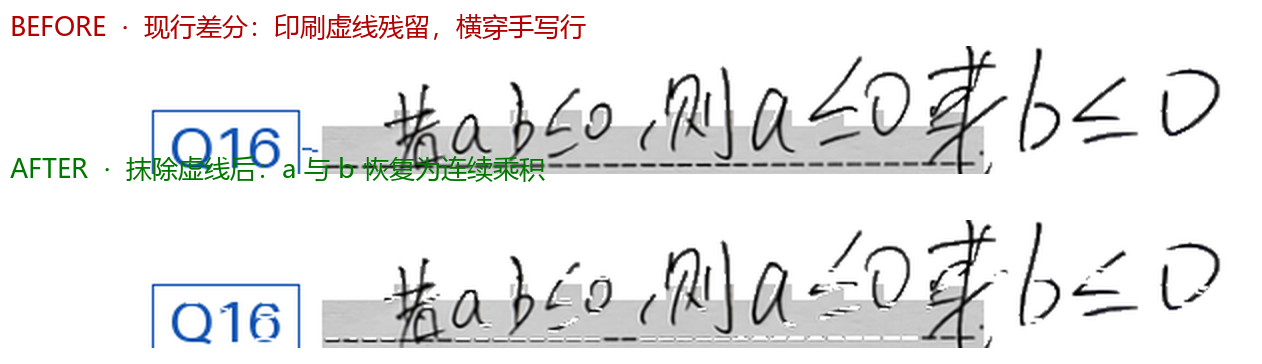
#> input picture evidence/01_difference-vs-raw/case_a_human_truth/samples/S01_dash_removal.png, 1262 x 364 px
$ python -i review_marks.py   (imports and definitions only)
#> lines starting #> are read from the running program, lines starting #| are printed output that depends on the picture
"""Render lightweight teacher review marks over normalized answer boxes."""

from __future__ import annotations

import hashlib
import json
import math
import copy
from pathlib import Path
from typing import Any


def _template_to_target_homography(template_path: str | Path, target_path: str | Path):
    """Estimate a page registration transform for template boxes."""
#> called with target_path = 'out.png'
    try:
        import cv2
        import numpy as np
        from PIL import Image, ImageOps

        # OpenCV's default decoder may apply EXIF orientation depending on the
        # build.  The boxes are rendered on the display image, so load both
        # registration images through the same EXIF-normalized PIL path first.
        def load_gray(path):
            with Image.open(path) as source:
#> source is the input picture: PIL image 1262x364 RGB; mean R, G, B 232.9, 232.8, 232.7
                return np.asarray(ImageOps.exif_transpose(source).convert("L"))
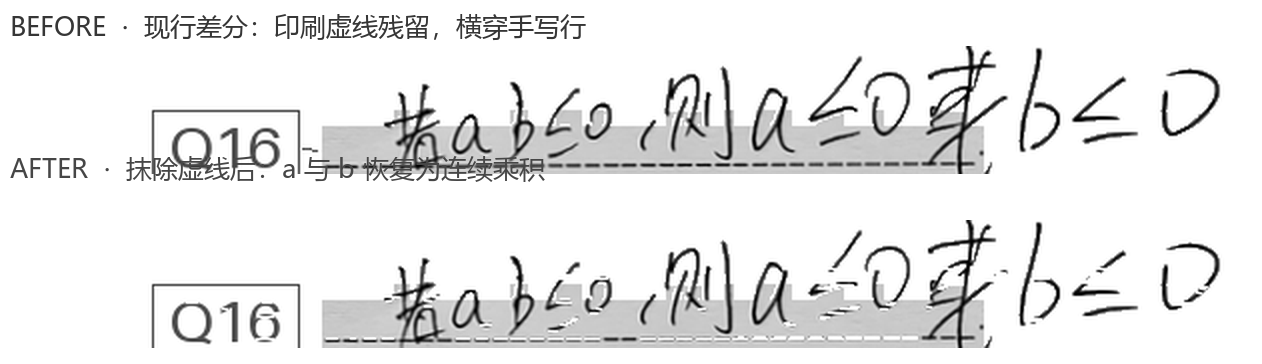
#> returned value: shape (364, 1262); min 0, max 255, mean 232.8

        template = load_gray(template_path)
        target = load_gray(target_path)
        if template is None or target is None or template.size == 0 or target.size == 0:
            return None

        # The old ORB matcher is very sensitive to repeated answer lines and
        # glyphs: it can find many apparently good matches that belong to a
        # different row/column, producing a plausible but wrong homography.
        # SIFT with a ratio test and reprojection/coverage checks is the same
        # family of registration used by template evidence generation and is
        # substantially more stable on ordinary worksheets.
        detector_factory = getattr(cv2, "SIFT_create", None)
        if detector_factory is None:
            return None
        detector = detector_factory(nfeatures=3000)
        key_template, desc_template = detector.detectAndCompute(template, None)
#> key_template = 2529 keypoints; strongest (x, y, size): (254, 34, 2.1), (254, 23, 2.1), (125, 27, 2.1), (425, 87, 4.1)
        key_target, desc_target = detector.detectAndCompute(target, None)
#> key_target has the same summary as key_template
        if desc_template is None or desc_target is None:
            return None

        matches = cv2.BFMatcher(cv2.NORM_L2).knnMatch(
            desc_template, desc_target, k=2,
        )
#> matches = 2529 matches
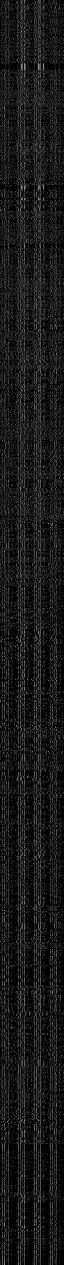
#> desc_template: shape (2529, 128) float32 (shown at 1/2 size); min 0, max 209, mean 24.5
        good = [
            first for pair in matches
            if len(pair) == 2
            for first, second in [pair]
            if first.distance < 0.75 * second.distance
        ]
#> good = 1889 matches
        if len(good) < 12:
            return None
        source = np.float32([key_template[m.queryIdx].pt for m in good])
#> source = 1889 pairs, first value 11.85 to 1216.6, second value 12.31 to 351.4
        destination = np.float32([key_target[m.trainIdx].pt for m in good])
#> destination has the same summary as source
        matrix, inliers = cv2.findHomography(source, destination, cv2.RANSAC, 5.0)
#> matrix = [[1, -3.59e-15, -8.55e-13], [6.45e-16, 1, -2.17e-13], [3.91e-18, -4.09e-18, 1]]; inliers = 1889 values from 1 to 1
        if matrix is None or inliers is None or not np.isfinite(matrix).all():
            return None
        inlier_mask = inliers.ravel().astype(bool)
        inlier_count = int(np.count_nonzero(inlier_mask))
#> inlier_count = 1889
        if inlier_count < 8 or inlier_count / len(good) < 0.20:
            return None

        projected = cv2.perspectiveTransform(
            source[inlier_mask].reshape(-1, 1, 2), matrix,
        ).reshape(-1, 2)
#> projected has the same summary as source
        error = projected - destination[inlier_mask]
#> error = 1889 pairs, first value 0 to 0, second value 0 to 0
        reprojection_rmse = float(np.sqrt(np.mean(np.sum(error * error, axis=1))))
#> reprojection_rmse = 0
        if not np.isfinite(reprojection_rmse) or reprojection_rmse > 8.0:
            return None

        # Reject reflections and wildly extrapolated transforms.  A bad matrix
        # must fall back to normalized coordinates rather than moving marks to
        # a different question while still looking geometrically valid.
        height, width = template.shape[:2]
#> height = 364; width = 1262
        target_height, target_width = target.shape[:2]
#> target_height = 364; target_width = 1262
        corners = np.float32([[
            [0, 0], [width - 1, 0], [width - 1, height - 1], [0, height - 1],
        ]])
        mapped_corners = cv2.perspectiveTransform(corners, matrix)[0]
#> mapped_corners = [[-8.55e-13, -2.17e-13], [1261, 5.96e-13], [1261, 363], [-2.16e-12, 363]]
        if not np.isfinite(mapped_corners).all():
            return None
        area = cv2.contourArea(mapped_corners.astype(np.float32))
#> area = 457743
        source_area = float(max(1, width * height))
#> source_area = 459368
        if area <= 0 or area / source_area < 0.20:
            return None
        if (
            mapped_corners[:, 0].max() < -0.25 * target_width
            or mapped_corners[:, 0].min() > 1.25 * target_width
            or mapped_corners[:, 1].max() < -0.25 * target_height
            or mapped_corners[:, 1].min() > 1.25 * target_height
        ):
            return None
        return matrix
    except Exception:
        return None


# [198 lines left out: functions align_template_review_details, normalize_review_boxes, detail_review_boxes, _points_for_mark, render_review_marks, review_cache_name, not called in this run]

>>> result = _template_to_target_homography('../evidence/01_difference-vs-raw/case_a_human_truth/samples/S01_dash_removal.png', 'out.png')
#> result has the same summary as matrix in _template_to_target_homography

$ run again, on evidence/01_difference-vs-raw/case_a_human_truth/samples/S01_diff_col1.png
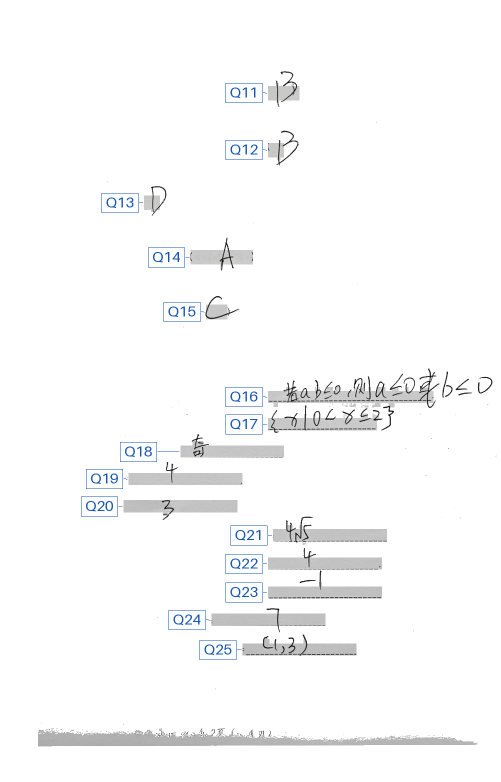
#> input picture evidence/01_difference-vs-raw/case_a_human_truth/samples/S01_diff_col1.png, 1001 x 1564 px (shown at 1/2 size)
#> in load_gray, source is the input picture: PIL image 1001x1564 RGB; mean R, G, B 249.2, 249.6, 250.1
#> key_template = 1268 keypoints; strongest (x, y, size): (587, 763, 2.1), (641, 1143, 2.1), (396, 870, 2.3), (328, 400, 1.8)
#> key_target has the same summary as key_template
#> matches = 1268 matches
#> in _template_to_target_homography, `matches = cv2.BFMatcher(cv2.NORM_L2).knnMatch( desc_template, desc_tar..`:
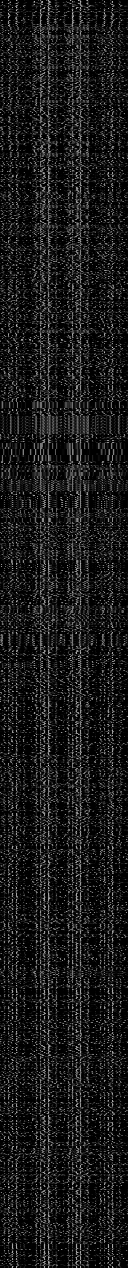
#> desc_template: shape (1268, 128) float32; min 0, max 221, mean 25.8
#> good = 1186 matches
#> source = 1186 pairs, first value 78.45 to 975.5, second value 145.2 to 1493.9
#> destination has the same summary as source
#> matrix = [[1, 2.44e-16, -7.09e-13], [2.44e-15, 1, -2.3e-12], [2.43e-18, 5.09e-19, 1]]; inliers = 1186 values from 1 to 1
#> inlier_count = 1186
#> projected has the same summary as source
#> error = 1186 pairs, first value 0 to 0, second value 0 to 0
#> reprojection_rmse = 0
#> mapped_corners = [[-7.09e-13, -2.3e-12], [1000, 1.39e-13], [1000, 1563], [-3.28e-13, 1563]]
#> area = 1563000
#> result has the same summary as matrix in _template_to_target_homography

$ run again, on evidence/01_difference-vs-raw/case_a_human_truth/samples/S01_diff_col2.png
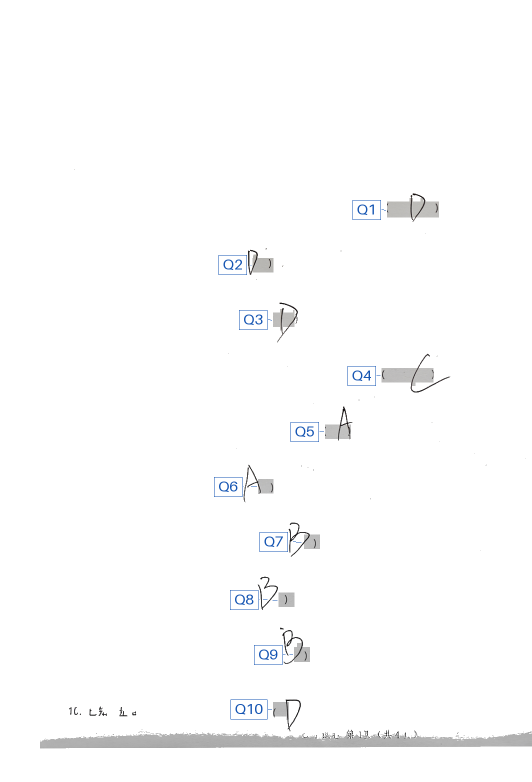
#> input picture evidence/01_difference-vs-raw/case_a_human_truth/samples/S01_diff_col2.png, 1063 x 1564 px (shown at 1/2 size)
#> in load_gray, source is the input picture: PIL image 1063x1564 RGB; mean R, G, B 252.1, 252.3, 252.6
#> key_template = 568 keypoints; strongest (x, y, size): (522, 1157, 2.1), (823, 392, 2.1), (271, 1424, 1.9), (561, 606, 2.2)
#> key_target has the same summary as key_template
#> matches = 568 matches
#> in _template_to_target_homography, `matches = cv2.BFMatcher(cv2.NORM_L2).knnMatch( desc_template, desc_tar..`:
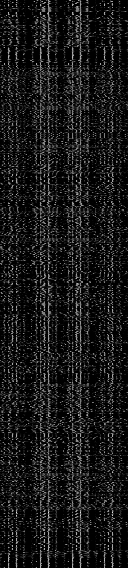
#> desc_template: shape (568, 128) float32; min 0, max 222, mean 24.7
#> good = 556 matches
#> source = 556 pairs, first value 82.37 to 1033.5, second value 388.4 to 1494.9
#> destination has the same summary as source
#> matrix = [[1, 1.82e-15, -3.08e-12], [3.8e-15, 1, -3.85e-12], [3.3e-18, 2.84e-18, 1]]; inliers = 556 values from 1 to 1
#> inlier_count = 556
#> projected has the same summary as source
#> error = 556 pairs, first value 0 to 0, second value 0 to 0
#> reprojection_rmse = 0
#> mapped_corners = [[-3.08e-12, -3.85e-12], [1062, 1.86e-13], [1062, 1563], [-2.38e-13, 1563]]
#> area = 1659906
#> result has the same summary as matrix in _template_to_target_homography
